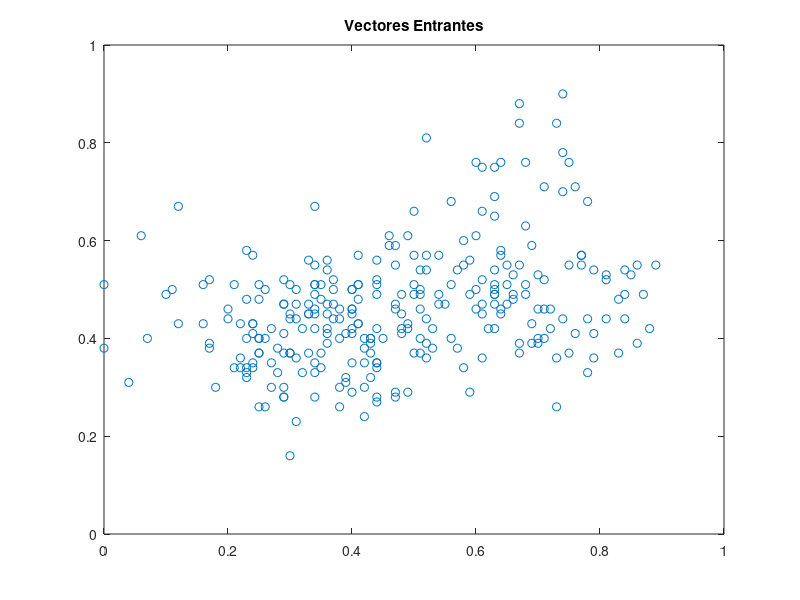

MATLAB code for this plot: (Note: this script raises an error after producing the figure.)

% Limpiamos todo
clear all;
close all;

%Seleccionamos el DATA SET

%load iris_1.dat; Xin = iris_1;
%load glass.dat; Xin = glass;
load ecoli.dat; Xin = ecoli;

% ----------------------------------------------------------------------
% Plot 
figure; plot(Xin(:,1),Xin(:,2),'o')
title ('Vectores Entrantes');

% ----------------------------------------------------------------------
% Numero de Clusters
%Iris Data
%nC = 3;

%Glass Data
%nC = 5;

%Ecoli Data
nC = 6;

% ----------------------------------------------------------------------
% Clusters Iniciales
init_V = Xin(1:nC, :);

% ----------------------------------------------------------------------
% Funci?n principal
[V,U,E] = Yf_FCMC1 (Xin, nC, [2; 100; 0.01; 1; 1], init_V);

% ----------------------------------------------------------------------
% Display
V

% ----------------------------------------------------------------------
% Plot 
figure;
plot(E);
title ('Medidas finales');
xlabel ('No. Iteraci?n');
ylabel ('Medidas finales');

% ----------------------------------------------------------------------
% Plot 
figure;
maxU = max(U);

cMarker = ['+' 'o' '*' '.' 'x' 's' 'd' '^' 'v' '>' '<' 'p' 'h'];
cColor =  ['r' 'g' 'b' 'm' 'c' 'y' 'k' 'r' 'g' 'b' 'y' 'm' 'c'];

for c = 1:nC
    index_c = find(U(c, :) == maxU);

    line(Xin(index_c, 1), Xin(index_c, 2), 'linestyle',...
        'none','marker', cMarker(c), 'color', cColor(c));
    
    hold on
    plot(V(c,1),V(c,2),['k' cMarker(c)],'markersize',15,'LineWidth',2)
end
title ('Vectores Agrupados');

% ----------------------------------------------------------------------
% Plot 
figure; hold on;
subplot (nC, 1, 1)
plot (U(1, :), cColor(1))
title ('Funciones de agrupaci?n');
for c = 2:nC
    subplot (nC, 1, c)
    plot (U(c, :), cColor(c))
end

